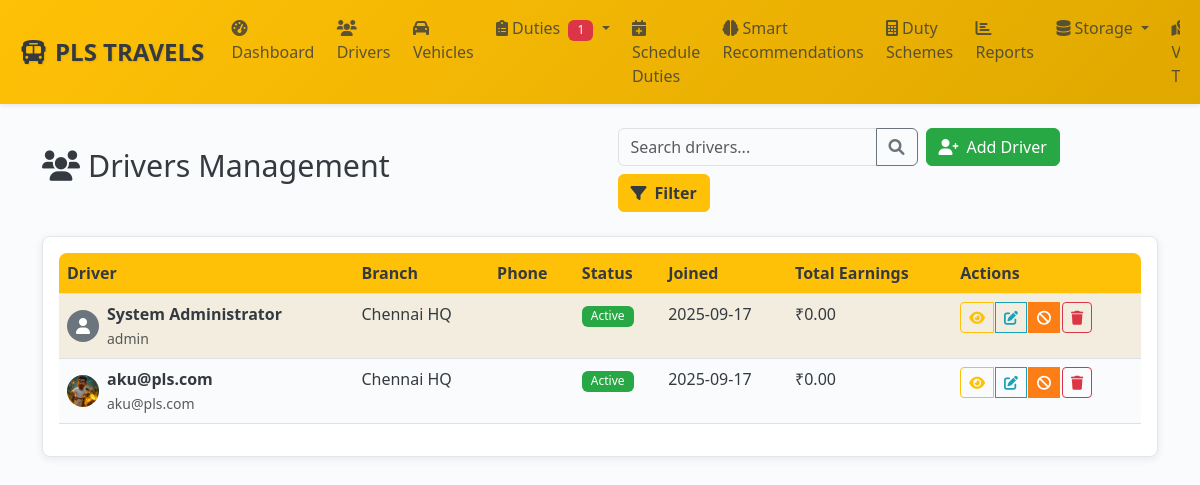
/admin/drivers (signed in), run on an earlier commit of the app's database.
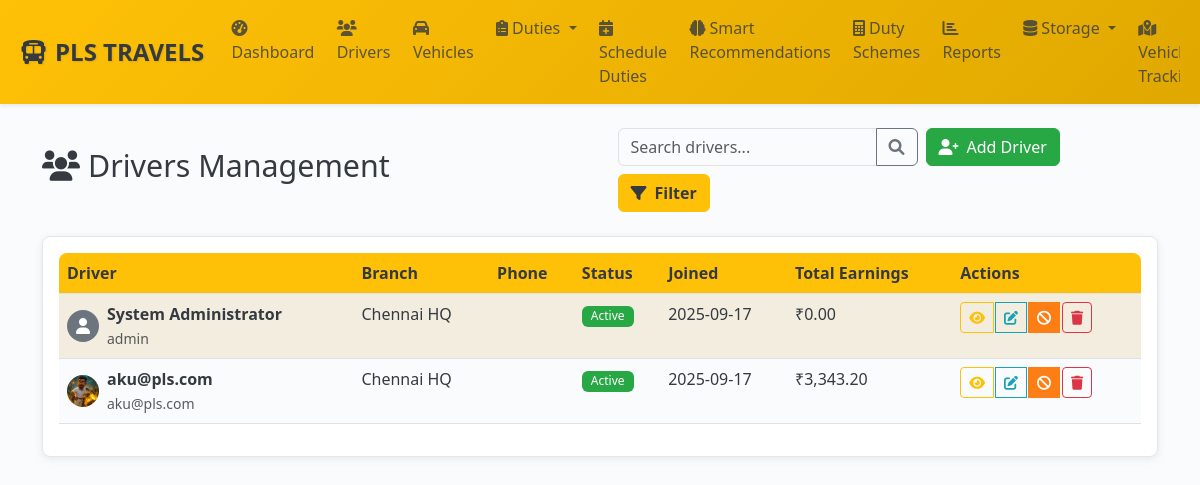
And on a later commit of the database.
### models.py (models this page shows, shortened)
class Driver(db.Model):
    __tablename__ = 'drivers'
    id = db.Column(db.Integer, primary_key=True)
    uuid = db.Column(db.String(36), unique=True, nullable=False, default=lambda: str(uuid.uuid4()))
    user_id = db.Column(db.Integer, db.ForeignKey('users.id'), nullable=False, unique=True)
    branch_id = db.Column(db.Integer, db.ForeignKey('branches.id'), nullable=False, index=True)
    employee_id = db.Column(db.String(20), unique=True, nullable=False)
    full_name = db.Column(db.String(100), nullable=False, index=True)
    date_of_birth = db.Column(db.Date)
    gender = db.Column(db.String(10))
    blood_group = db.Column(db.String(5))
    emergency_contact_name = db.Column(db.String(100))
    emergency_contact_phone = db.Column(db.String(20))
    additional_phones = db.Column(db.Text)  # JSON string of phone numbers
    current_address = db.Column(db.Text)
    permanent_address = db.Column(db.Text)
    pincode = db.Column(db.String(10))
    aadhar_number = db.Column(db.String(20), unique=True, index=True)
    aadhar_document_front = db.Column(db.String(255))
    aadhar_document_back = db.Column(db.String(255))
    aadhar_verified = db.Column(db.Boolean, default=False)
    aadhar_verified_at = db.Column(db.DateTime)
    license_number = db.Column(db.String(50), unique=True, index=True)
    license_document_front = db.Column(db.String(255))
    license_document_back = db.Column(db.String(255))
    license_type = db.Column(db.String(20))  # LMV, HMV, etc.
    license_expiry = db.Column(db.Date)
    license_verified = db.Column(db.Boolean, default=False)
    license_verified_at = db.Column(db.DateTime)
    profile_photo = db.Column(db.String(255))
    bank_name = db.Column(db.String(100))
    account_number = db.Column(db.String(50))  # Should be encrypted in production
    ifsc_code = db.Column(db.String(15))
    account_holder_name = db.Column(db.String(100))
    bank_verified = db.Column(db.Boolean, default=False)
    join_date = db.Column(db.Date)
    probation_end_date = db.Column(db.Date)
    employment_type = db.Column(db.String(20), default='full_time')  # full_time, part_time, contract
    salary_type = db.Column(db.String(20), default='daily')  # daily, monthly, commission
    status = db.Column(db.Enum(DriverStatus), nullable=False, default=DriverStatus.PENDING, index=True)
    approved_by = db.Column(db.Integer, db.ForeignKey('users.id'))
    approved_at = db.Column(db.DateTime)
    rejection_reason = db.Column(db.Text)
    total_earnings = db.Column(db.Float, default=0.0)
    total_trips = db.Column(db.Integer, default=0)
    total_distance = db.Column(db.Float, default=0.0)
    rating_average = db.Column(db.Float, default=0.0)
    rating_count = db.Column(db.Integer, default=0)
    current_vehicle_id = db.Column(db.Integer, db.ForeignKey('vehicles.id'))
    current_shift_start = db.Column(db.DateTime)
    current_shift_end = db.Column(db.DateTime)
    uber_driver_id = db.Column(db.String(100), unique=True, index=True)  # Uber's driver ID
    uber_driver_uuid = db.Column(db.String(100), unique=True)  # Uber's driver UUID
    uber_sync_status = db.Column(db.String(20), default='none', index=True)  # none, synced, failed, pending
    uber_last_sync = db.Column(db.DateTime)  # Last successful sync timestamp
    uber_sync_error = db.Column(db.Text)  # Last sync error message
    uber_profile_data = db.Column(db.Text)  # JSON: Cached Uber profile data
    created_at = db.Column(db.DateTime, default=get_ist_time_naive)
    updated_at = db.Column(db.DateTime, default=get_ist_time_naive, onupdate=get_ist_time_naive)
    duties = db.relationship('Duty', backref='driver', lazy=True)
    current_vehicle = db.relationship('Vehicle', foreign_keys=[current_vehicle_id])
    approver = db.relationship('User', foreign_keys=[approved_by], post_update=True)
    __table_args__ = (
        Index('idx_driver_status_branch', 'status', 'branch_id'),
        Index('idx_driver_created', 'created_at'),
    )

class User(UserMixin, db.Model):
    __tablename__ = 'users'
    id = db.Column(db.Integer, primary_key=True)
    uuid = db.Column(db.String(36), unique=True, nullable=False, default=lambda: str(uuid.uuid4()))
    username = db.Column(db.String(64), unique=True, nullable=False, index=True)
    email = db.Column(db.String(120), unique=True, nullable=False, index=True)
    password_hash = db.Column(db.String(256), nullable=False)
    role = db.Column(db.Enum(UserRole), nullable=False, default=UserRole.DRIVER, index=True)
    status = db.Column(db.Enum(UserStatus), nullable=False, default=UserStatus.ACTIVE, index=True)
    first_name = db.Column(db.String(50))
    last_name = db.Column(db.String(50))
    phone = db.Column(db.String(20), unique=True, index=True)
    whatsapp_number = db.Column(db.String(20), index=True)  # Dedicated WhatsApp number
    profile_picture = db.Column(db.String(255))
    last_login = db.Column(db.DateTime)
    login_count = db.Column(db.Integer, default=0)
    failed_login_attempts = db.Column(db.Integer, default=0)
    password_changed_at = db.Column(db.DateTime, default=get_ist_time_naive)
    two_factor_enabled = db.Column(db.Boolean, default=False)
    reset_token = db.Column(db.String(6))
    reset_token_expiry = db.Column(db.DateTime)
    created_at = db.Column(db.DateTime, default=get_ist_time_naive, nullable=False)
    updated_at = db.Column(db.DateTime, default=get_ist_time_naive, onupdate=get_ist_time_naive)
    created_by = db.Column(db.Integer, db.ForeignKey('users.id'))
    driver_profile = db.relationship('Driver', foreign_keys='Driver.user_id', backref='user', uselist=False, cascade='all, delete-orphan')
    managed_branches = db.relationship('Branch',
                                     secondary=manager_branches,
                                     primaryjoin='User.id == manager_branches.c.manager_id',
                                     secondaryjoin='Branch.id == manager_branches.c.branch_id',
                                     backref='managers')

class Branch(db.Model):
    __tablename__ = 'branches'
    id = db.Column(db.Integer, primary_key=True)
    uuid = db.Column(db.String(36), unique=True, nullable=False, default=lambda: str(uuid.uuid4()))
    name = db.Column(db.String(100), nullable=False, index=True)
    code = db.Column(db.String(20), nullable=False, unique=True)
    region_id = db.Column(db.Integer, db.ForeignKey('regions.id'), nullable=False)
    city = db.Column(db.String(50), nullable=False, index=True)
    address = db.Column(db.Text)
    pincode = db.Column(db.String(10))
    latitude = db.Column(db.Float)
    longitude = db.Column(db.Float)
    contact_phone = db.Column(db.String(20))
    contact_email = db.Column(db.String(120))
    manager_name = db.Column(db.String(100))
    target_revenue_monthly = db.Column(db.Float, default=0.0)
    target_trips_daily = db.Column(db.Integer, default=0)
    operational_hours_start = db.Column(db.Time)
    operational_hours_end = db.Column(db.Time)
    is_active = db.Column(db.Boolean, default=True, index=True)
    auto_assignment_enabled = db.Column(db.Boolean, default=True)
    created_at = db.Column(db.DateTime, default=get_ist_time_naive)
    updated_at = db.Column(db.DateTime, default=get_ist_time_naive, onupdate=get_ist_time_naive)
    drivers = db.relationship('Driver', backref='branch', lazy=True)
    vehicles = db.relationship('Vehicle', backref='branch', lazy=True)
    duties = db.relationship('Duty', backref='branch', lazy=True)
    duty_schemes = db.relationship('DutyScheme', backref='branch', lazy=True)

### admin_routes.py (the view)
@admin_bp.route('/drivers')
@login_required
@admin_required
def drivers():
    page = request.args.get('page', 1, type=int)
    status_filter = request.args.get('status', '')
    branch_filter = request.args.get('branch', '', type=int)
    query = Driver.query
    if status_filter:
        try:
            status_enum = DriverStatus(status_filter)
            query = query.filter(Driver.status == status_enum)
        except ValueError:
            pass
    if branch_filter:
        query = query.filter(Driver.branch_id == branch_filter)
    drivers = query.paginate(page=page, per_page=20, error_out=False)
    branches = Branch.query.filter_by(is_active=True).all()
    return render_template('admin/drivers.html',
                         drivers=drivers,
                         branches=branches,
                         status_filter=status_filter,
                         branch_filter=branch_filter)

### admin_routes.py (called while the page is built)
def admin_required(f):
    @wraps(f)
    def decorated_function(*args, **kwargs):
        from models import UserRole
        if not current_user.is_authenticated or current_user.role != UserRole.ADMIN:
            flash('Admin access required.', 'error')
            return redirect(url_for('auth.login'))
        return f(*args, **kwargs)
    return decorated_function

### templates/admin/drivers.html (shortened to what the changed rows need)
{% extends "base.html" %}
{% block content %}
<div class="d-flex justify-content-between align-items-center mb-4 flex-wrap">
    <h2><i class="fas fa-users me-2"></i>Drivers Management</h2>
</div>
<div class="card" id="driversTable">
    <div class="card-body">
        {% if drivers.items %}
        <div class="table-responsive d-none d-lg-block">
            <table class="table table-striped">
                <thead>
                    <tr>
                        <th>Driver</th>
                        <th>Branch</th>
                        <th>Phone</th>
                        <th>Status</th>
                        <th>Joined</th>
                        <th>Total Earnings</th>
                        <th>Actions</th>
                    </tr>
                </thead>
                <tbody>
                    {% for driver in drivers.items %}
                    <tr>
                        <td>
                            <div class="d-flex align-items-center">
                                {% if driver.profile_photo %}
                                <img src="/uploads/{{ driver.profile_photo }}" class="rounded-circle me-2" width="32" height="32">
                                {% else %}
                                <div class="rounded-circle bg-secondary d-flex align-items-center justify-content-center me-2" style="width: 32px; height: 32px;">
                                    <i class="fas fa-user text-white"></i>
                                </div>
                                {% endif %}
                                <div>
                                    <strong>{{ driver.full_name }}</strong><br>
                                    <small class="text-muted">{{ driver.user.username }}</small>
                                </div>
                            </div>
                        </td>
                        <td>{{ driver.branch.name }}</td>
                        <td>{{ driver.phone }}</td>
                        <td>
                            {% if driver.status.value == 'active' %}
                                <span class="badge bg-success">Active</span>
                            {% elif driver.status.value == 'pending' %}
                                <span class="badge bg-warning">Pending</span>
                            {% elif driver.status.value == 'rejected' %}
                                <span class="badge bg-danger">Rejected</span>
                            {% elif driver.status.value == 'suspended' %}
                                <span class="badge bg-danger">Blocked</span>
                            {% elif driver.status.value == 'terminated' %}
                                <span class="badge bg-dark">Terminated</span>
                            {% else %}
                                <span class="badge bg-secondary">{{ driver.status.value.title() }}</span>
                            {% endif %}
                        </td>
                        <td>{{ driver.created_at.strftime('%Y-%m-%d') if driver.created_at else 'N/A' }}</td>
                        <td>₹{{ "{:,.2f}".format(driver.total_earnings or 0) }}</td>
                        <td>
                            <div class="btn-group" role="group">
                                <a href="{{ url_for('admin.view_driver', driver_id=driver.id) }}" class="btn btn-sm btn-outline-primary" title="View Details">
                                    <i class="fas fa-eye"></i>
                                </a>
                                <a href="{{ url_for('admin.edit_driver', driver_id=driver.id) }}" class="btn btn-sm btn-outline-info" title="Edit Driver">
                                    <i class="fas fa-edit"></i>
                                </a>
                                {% if driver.status.value == 'pending' %}
                                <form method="POST" action="{{ url_for('admin.approve_driver', driver_id=driver.id) }}" class="d-inline">
                                    <input type="hidden" name="csrf_token" value="{{ csrf_token() }}"/>
                                    <button type="submit" class="btn btn-sm btn-success" onclick="return confirm('Approve this driver?')" title="Approve">
                                        <i class="fas fa-check"></i>
                                    </button>
                                </form>
                                <form method="POST" action="{{ url_for('admin.reject_driver', driver_id=driver.id) }}" class="d-inline">
                                    <input type="hidden" name="csrf_token" value="{{ csrf_token() }}"/>
                                    <button type="submit" class="btn btn-sm btn-danger" onclick="return confirm('Reject this driver?')" title="Reject">
                                        <i class="fas fa-times"></i>
                                    </button>
                                </form>
                                {% elif driver.status.value == 'active' %}
                                <button type="button" class="btn btn-sm btn-warning" onclick="quickBlockDriver({{ driver.id }}, '{{ driver.full_name }}')" title="Block Driver">
                                    <i class="fas fa-ban"></i>
                                </button>
                                {% elif driver.status.value == 'suspended' %}
                                <button type="button" class="btn btn-sm btn-success" onclick="quickUnblockDriver({{ driver.id }})" title="Unblock Driver">
                                    <i class="fas fa-unlock"></i>
                                </button>
                                {% endif %}
                                {% if driver.status.value != 'terminated' %}
                                <form method="POST" action="{{ url_for('admin.delete_driver', driver_id=driver.id) }}" class="d-inline" onsubmit="return confirm('Are you sure you want to delete this driver? This action cannot be undone.')">
                                    <button type="submit" class="btn btn-sm btn-outline-danger" title="Delete Driver">
                                        <i class="fas fa-trash"></i>
                                    </button>
                                </form>
                                {% endif %}
                            </div>
                        </td>
                    </tr>
                    {% endfor %}
                </tbody>
            </table>
        </div>
        {% else %}
        <div class="text-center py-5">
            <i class="fas fa-users fa-3x text-muted mb-3"></i>
            <h4>No drivers found</h4>
            <p class="text-muted">No drivers match your current filters.</p>
        </div>
        {% endif %}
    </div>
</div>
{% endblock %}

What changed in the data, as far as the page shows it:
changed Driver "aku@pls.com": total_earnings "0.00" → "3,343.20"
Also different on the page:
{{ pending_duties_count }}: "1" → (not shown)
